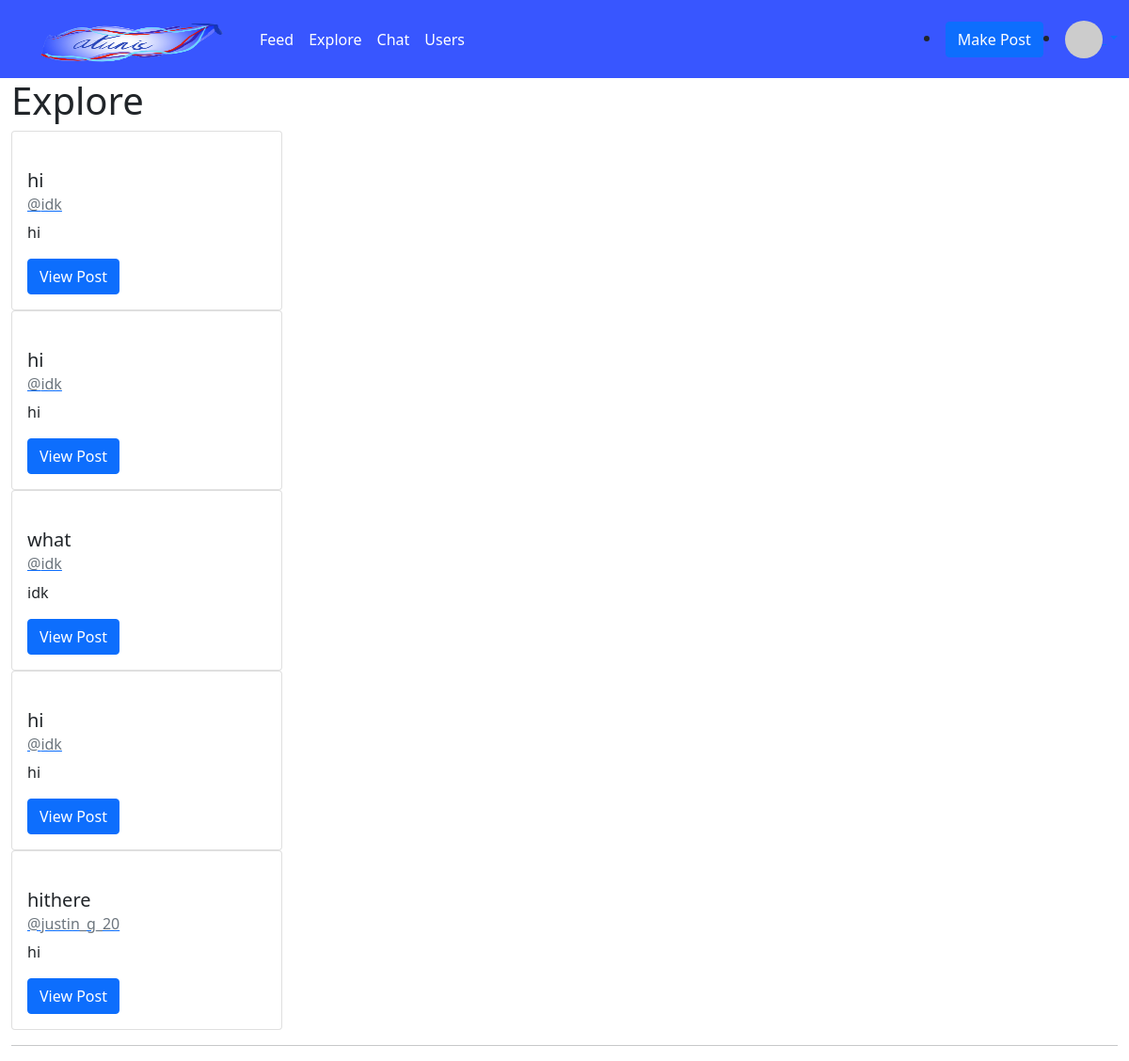
Screenshot of /media/explore (signed in) with the database file from the repository.
### code.py (models this page shows, shortened)
class Post(db.Model):
    id = db.Column("id", db.Integer, primary_key=True)
    title = db.Column(db.String(100))
    body = db.Column(db.String(400))
    date = db.Column(db.String(100), index=True, default=datetime.datetime.utcnow)
    user_id = db.Column(db.Integer, db.ForeignKey("users.id"))
    likes = db.relationship("PostLike", backref="post", lazy="dynamic")

class users(db.Model):
    id = db.Column("id", db.Integer, primary_key=True)
    name = db.Column(db.String(100))
    email = db.Column(db.String(100))
    about_me = db.Column(db.String(400))
    password = db.Column(db.String(100))
    posts = db.relationship("Post", backref="author", lazy="dynamic")
    followed = db.relationship(
        "users",
        secondary=followers,
        primaryjoin=(followers.c.follower_id == id),
        secondaryjoin=(followers.c.followed_id == id),
        backref=db.backref("followers", lazy="dynamic"),
        lazy="dynamic",
    )
    liked = db.relationship(
        "PostLike", foreign_keys="PostLike.user_id", backref="user", lazy="dynamic"
    )
    def avatar(self):
        return (
            "https://www.gravatar.com/avatar/"
            + md5(self.email.encode()).hexdigest()
            + "?d=identicon"
        )

### media.py (the view)
@media.route("/explore", methods=["GET", "POST"])
def explore():
    if "user" not in session:
        return redirect(url_for("login"))
    page = request.args.get("page", 1, type=int)
    posts = Post.query.order_by(Post.date.desc()).paginate(page, POSTS_PER_PAGE, False)
    next_url = url_for("media.explore", page=posts.next_num) if posts.has_next else None
    prev_url = url_for("media.explore", page=posts.prev_num) if posts.has_prev else None
    return render_template(
        "explore.html",
        users=users,
        Post=Post,
        given_posts=posts.items,
        next_url=next_url,
        prev_url=prev_url,
    )

### templates/explore.html (shortened to what this page needs)
{% extends "media.html" %}
{% block content %}
    <h1>Explore</h1>
    {% for post in given_posts %}
        <div class="card" style="width: 18rem;">
            <div class="card-body">
                <h5 class="card-title">{{post.title}}</h5>
                <a href="/media/profile/{{post.author.name}}">
                    <h6 class="card-subtitle mb-2 text-muted">@{{post.author.name}}</h6>
                </a>
                <p class="card-text">{{post.body}}</p>
                <a href="/media/posts/{{post.id}}" class="btn btn-primary">View Post</a>
            </div>
        </div>
    {% endfor %}
    <hr>
{% endblock %}

### rows the page displays
Post: title "hi", author.name "idk", body "hi"
Post: title "hi", author.name "idk", body "hi"
Post: title "what", author.name "idk", body "idk"
Post: title "hi", author.name "idk", body "hi"
Post: title "hithere", author.name "justin_g_20", body "hi"
